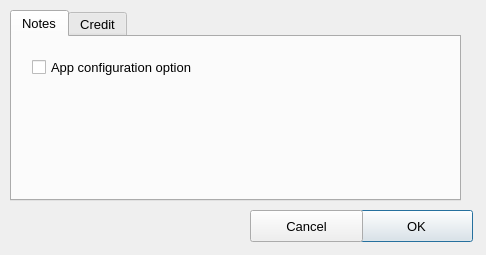
<?xml version="1.0" encoding="UTF-8"?>
<ui version="4.0">
 <class>Configuration</class>
 <widget class="QDialog" name="Configuration">
  <property name="windowModality">
   <enum>Qt::WindowModal</enum>
  </property>
  <property name="geometry">
   <rect>
    <x>0</x>
    <y>0</y>
    <width>486</width>
    <height>255</height>
   </rect>
  </property>
  <property name="font">
   <font>
    <pointsize>10</pointsize>
   </font>
  </property>
  <property name="windowTitle">
   <string>Settings</string>
  </property>
  <property name="modal">
   <bool>true</bool>
  </property>
  <widget class="QTabWidget" name="tabWidget">
   <property name="geometry">
    <rect>
     <x>10</x>
     <y>10</y>
     <width>451</width>
     <height>191</height>
    </rect>
   </property>
   <property name="font">
    <font>
     <pointsize>10</pointsize>
    </font>
   </property>
   <property name="currentIndex">
    <number>0</number>
   </property>
   <widget class="QWidget" name="notes">
    <attribute name="title">
     <string>Notes</string>
    </attribute>
    <widget class="QCheckBox" name="chkAppOption">
     <property name="geometry">
      <rect>
       <x>20</x>
       <y>20</y>
       <width>201</width>
       <height>20</height>
      </rect>
     </property>
     <property name="text">
      <string>App configuration option</string>
     </property>
    </widget>
   </widget>
   <widget class="QWidget" name="tab_4">
    <attribute name="title">
     <string>Credit</string>
    </attribute>
    <widget class="QLabel" name="label_5">
     <property name="geometry">
      <rect>
       <x>10</x>
       <y>10</y>
       <width>421</width>
       <height>16</height>
      </rect>
     </property>
     <property name="text">
      <string>Icons by &lt;a href=&quot;https://icons8.com&quot;&gt;Icons8&lt;/a&gt;</string>
     </property>
    </widget>
   </widget>
  </widget>
  <widget class="QPushButton" name="btn_save_configuration">
   <property name="geometry">
    <rect>
     <x>360</x>
     <y>210</y>
     <width>113</width>
     <height>32</height>
    </rect>
   </property>
   <property name="text">
    <string>OK</string>
   </property>
  </widget>
  <widget class="QPushButton" name="btn_cancel_configuration">
   <property name="geometry">
    <rect>
     <x>250</x>
     <y>210</y>
     <width>113</width>
     <height>32</height>
    </rect>
   </property>
   <property name="text">
    <string>Cancel</string>
   </property>
  </widget>
 </widget>
 <resources/>
 <connections/>
</ui>
